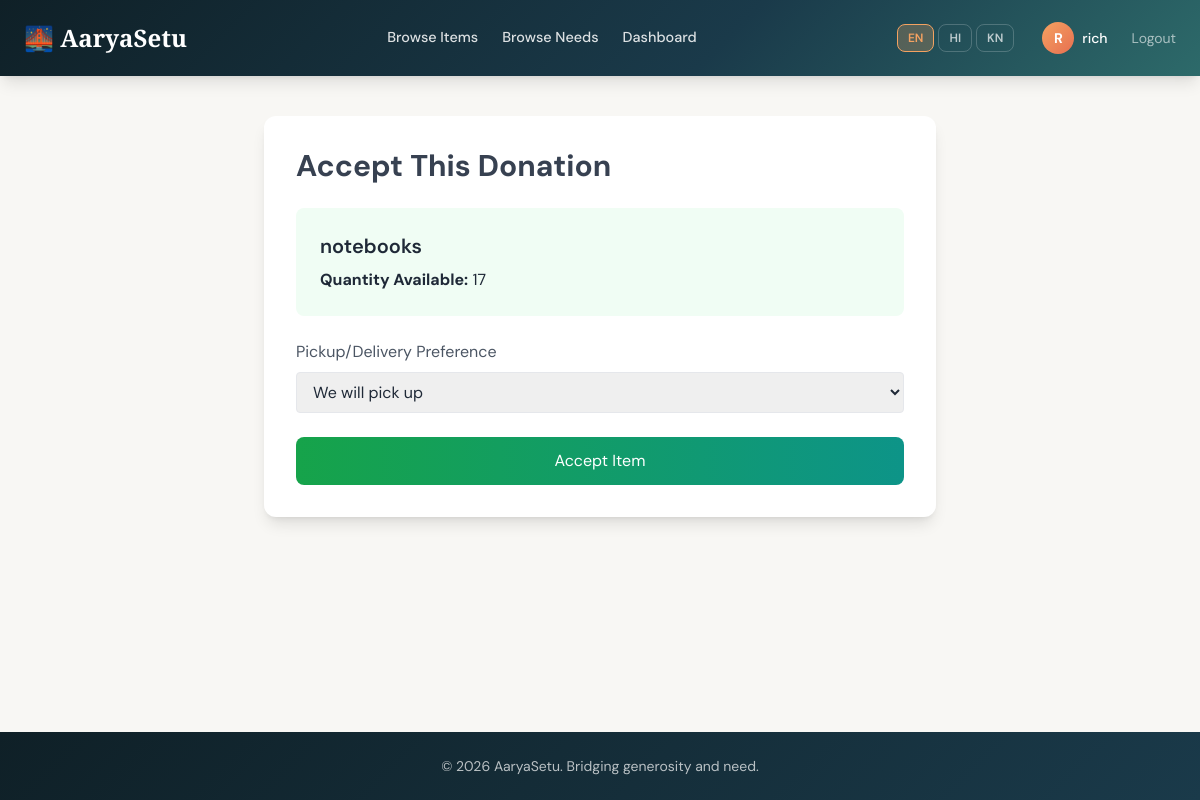
/accept_item/4 (signed in), run on the app's committed database.
### app/models.py (models this page shows, shortened)
class User(UserMixin, db.Model):
    id = db.Column(db.Integer, primary_key=True)
    name = db.Column(db.String(100), nullable=False)
    email = db.Column(db.String(120), unique=True, nullable=False)
    password_hash = db.Column(db.String(256), nullable=False)
    role = db.Column(db.String(20), nullable=False)
    address = db.Column(db.String(300), nullable=True)
    phone = db.Column(db.String(20), nullable=True)
    is_admin = db.Column(db.Boolean, default=False)

class AvailableItem(db.Model):
    id = db.Column(db.Integer, primary_key=True)
    item_name = db.Column(db.String(100), nullable=False)
    description = db.Column(db.Text, nullable=True)
    quantity = db.Column(db.Integer, nullable=False)
    status = db.Column(db.String(20), default='Pending')
    user_id = db.Column(db.Integer, db.ForeignKey('user.id'), nullable=False)
    created_at = db.Column(db.DateTime, default=datetime.utcnow)
    donor = db.relationship('User', backref='posted_items')

### app/routes.py (the view, shortened to what this page needs)
@bp.route('/accept_item/<int:item_id>', methods=['GET', 'POST'])
@login_required
def accept_item(item_id):
    if current_user.role != 'institution':
        flash(t('only_inst_accept_item'), 'error')
        return redirect(url_for('main.browse_items'))
    item = AvailableItem.query.get_or_404(item_id)
    if item.status == 'Accepted':
        flash(t('item_already_accepted'), 'error')
        return redirect(url_for('main.browse_items'))
    return render_template('accept.html', item=item)

### app/__init__.py (called while the page is built)
def get_locale():
    return session.get('lang', 'en')

### app/i18n.py (called while the page is built)
def _lang():
    lang = session.get('lang', 'en')
    return lang if lang in SUPPORTED else 'en'

def t(key, **kwargs):
    lang = _lang()
    entry = TRANSLATIONS.get(key, {})
    text = entry.get(lang) or entry.get('en') or key
    if kwargs:
        return text.format(**kwargs)
    return text

### app/models.py (called while the page is built)
@login_manager.user_loader
def load_user(user_id):
    return User.query.get(int(user_id))

### app/templates/accept.html (shortened to what this page needs)
{% extends 'layout.html' %}
{% block content %}
<div class="max-w-2xl mx-auto mt-10 bg-white p-8 rounded-xl shadow-lg">
  <h2 class="text-3xl font-bold text-gray-700 mb-6">Accept This Donation</h2>
  <div class="bg-green-50 p-6 rounded-lg mb-6">
    <h3 class="text-xl font-semibold mb-2">{{ item.item_name }}</h3>
    <p><strong>Quantity Available:</strong> {{ item.quantity }}</p>
  </div>
  <form method="POST">
    <div class="mb-6">
      <label class="block text-gray-600 mb-2">Pickup/Delivery Preference</label>
      <select name="delivery_method" required
              class="w-full border rounded px-3 py-2 focus:ring focus:ring-green-400">
        <option value="pickup">We will pick up</option>
      </select>
    </div>
    <button type="submit"
            class="w-full bg-gradient-to-r from-green-600 to-teal-600 text-white py-3 rounded-lg hover:scale-105 transition transform">
      Accept Item
    </button>
  </form>
</div>
{% endblock %}

### app/templates/layout.html (shortened to what this page needs)
<!DOCTYPE html>
<html lang="{{ current_lang }}">
<head>
  <script src="https://cdn.tailwindcss.com"></script>
  <link rel="stylesheet" href="{{ url_for('static', filename='css/style.css') }}">
</head>
<body class="min-h-screen flex flex-col">
  <nav class="sticky top-0 z-50 shadow-lg"
       style="background:linear-gradient(135deg,#0f2027 0%,#1a3a4a 60%,#2d6a6a 100%)">
    <div class="max-w-7xl mx-auto px-6 py-4 flex items-center justify-between">
      <a href="{{ url_for('main.home') }}"
         class="brand-font text-2xl font-bold text-white hover:text-amber-300 transition">
        🌉 AaryaSetu
      </a>
      <div class="hidden md:flex items-center gap-6">
        <a href="{{ url_for('main.browse_items') }}" class="nav-link">{{ t('browse_items') }}</a>
        <a href="{{ url_for('main.browse_needs') }}" class="nav-link">{{ t('browse_needs') }}</a>
        {% if current_user.is_authenticated %}
          <a href="{{ url_for('main.dashboard') }}" class="nav-link">{{ t('dashboard') }}</a>
        {% endif %}
      </div>
      <div class="flex items-center gap-2 sm:gap-3">
        <div class="flex items-center gap-1 mr-1">
          {% for lang in supported_langs %}
            <a href="{{ url_for('main.set_lang', lang=lang) }}"
               class="lang-btn {% if current_lang == lang %}active{% endif %}"
               title="{{ lang_labels[lang] }}">
              {{ lang | upper }}
            </a>
          {% endfor %}
        </div>
        {% if current_user.is_authenticated %}
          <a href="{{ url_for('main.profile') }}"
             class="flex items-center gap-2 px-3 py-1.5 rounded-xl transition hover:bg-white/10">
            <span class="w-8 h-8 rounded-full flex items-center justify-center text-sm font-bold text-white"
                  style="background:linear-gradient(135deg,#f4a261,#e76f51)">
              {{ current_user.name[0].upper() }}
            </span>
            <span class="text-white text-sm font-medium hidden sm:inline">
              {{ current_user.name.split()[0] }}
            </span>
          </a>
          <a href="{{ url_for('main.logout') }}"
             class="text-white/60 hover:text-white text-sm transition hidden sm:inline">
            {{ t('logout') }}
          </a>
        {% endif %}
      </div>
    </div>
  </nav>
  <main class="flex-1">
    {% block content %}{% endblock %}
  </main>
  <footer class="text-center py-6 text-white/70 text-sm"
          style="background:linear-gradient(135deg,#0f2027,#1a3a4a)">
    © 2026 AaryaSetu. {{ t('footer_tagline') }}
  </footer>
</body>
</html>

### app/static/css/style.css (style rules this page uses)
body { -webkit-font-smoothing: antialiased; -moz-osx-font-smoothing: grayscale; }
main { animation: fadeIn 0.3s ease; }

### app/templates/layout.html (style rules this page uses)
body { font-family: 'DM Sans', sans-serif; background-color: #f8f7f4; color: #1f2937; }
.brand-font { font-family: 'Playfair Display', Georgia, serif; }
.nav-link { color: rgba(255,255,255,0.85); font-weight: 500; font-size: 0.9rem; transition: color 0.2s; }
.lang-btn { padding: 4px 10px; border-radius: 8px; font-size: 0.75rem; font-weight: 600; transition: all 0.2s; border: 1px solid rgba(255,255,255,0.2); color: rgba(255,255,255,0.7); }
.lang-btn.active { background: rgba(244,162,97,0.25); border-color: #f4a261; color: #f4a261; }

### data on the page
User: name "R", name "rich"
AvailableItem: item_name "notebooks", quantity "17"

### other printed values
{{ t('browse_items') }} "Browse Items"
{{ t('browse_needs') }} "Browse Needs"
{{ t('dashboard') }} "Dashboard"
{{ lang | upper }} "EN" "HI" "KN"
{{ t('logout') }} "Logout"
{{ t('footer_tagline') }} "Bridging generosity and need."
